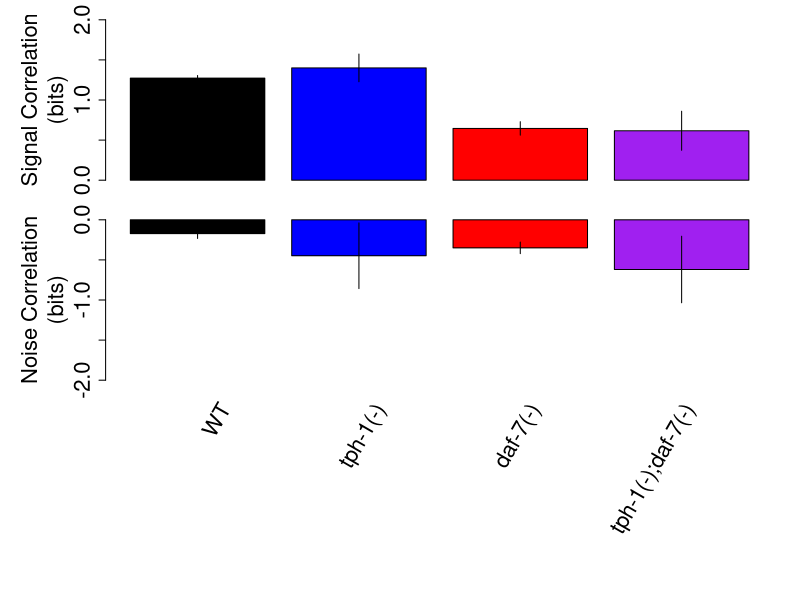

Source code (R):

tabSC<-matrix(ncol=4,nrow=5);
tabNC<-matrix(ncol=4,nrow=5);

tabSC[,1] <- read.table(file="QL196_SC.dat",header=F)$V1;
tabSC[,2] <- read.table(file="QL404_SC.dat",header=F)$V1;
tabSC[,3] <- read.table(file="QL402_SC.dat",header=F)$V1;
tabSC[,4] <- read.table(file="QL435_SC.dat",header=F)$V1;

tabNC[,1] <- read.table(file="QL196_NC.dat",header=F)$V1;
tabNC[,2] <- read.table(file="QL404_NC.dat",header=F)$V1;
tabNC[,3] <- read.table(file="QL402_NC.dat",header=F)$V1;
tabNC[,4] <- read.table(file="QL435_NC.dat",header=F)$V1;

sc_mean <- apply(tabSC,2,function(x) mean(x[!is.infinite(x)]));
sc_var <- apply(tabSC,2,function(x) sd(x[!is.infinite(x)]));
nc_mean <- apply(tabNC,2,function(x) mean(x[!is.infinite(x)]));
nc_var <- apply(tabNC,2,function(x) sd(x[!is.infinite(x)]));

pdf("Fig2.pdf",height=7,width=4)

layout(matrix(c(1,2,3),ncol=1));
par(mar=c(1.5,8,1.5,2))
pos_sc<-barplot(sc_mean,beside=T,cex.axis=2,ylim=c(0,2),
		ylab="Signal Correlation\n(bits)",xaxt="n",cex.lab=2,
		cex.main=2,
		col=c("black","blue","red","purple"));
arrows(pos_sc,sc_mean-sc_var,pos_sc,sc_mean+sc_var, length=0,angle=90,code=3,xpd=T);

par(mar=c(1.5,8,1.5,2))
pos_nc<-barplot(-nc_mean,beside=T,cex.axis=2,ylim=c(-2,0),
		ylab="Noise Correlation\n(bits)",xaxt="n",cex.lab=2,
		cex.main=2,
		col=c("black","blue","red","purple"));
arrows(pos_nc,-nc_mean-nc_var,pos_nc,-nc_mean+nc_var, length=0,angle=90,code=3,xpd=T);
par(mar=c(2,8,0,2));
plot(1,type='n',frame=F,axes=F,ylim=c(0,1),xlim=c(-0.1,4.7),xlab="",ylab="");
text(x=pos_sc,y=rep(1,4),pos=2, labels = c("WT","tph-1(-)","daf-7(-)","tph-1(-);daf-7(-)"),srt = 60, xpd = T, cex=2);

dev.off()
